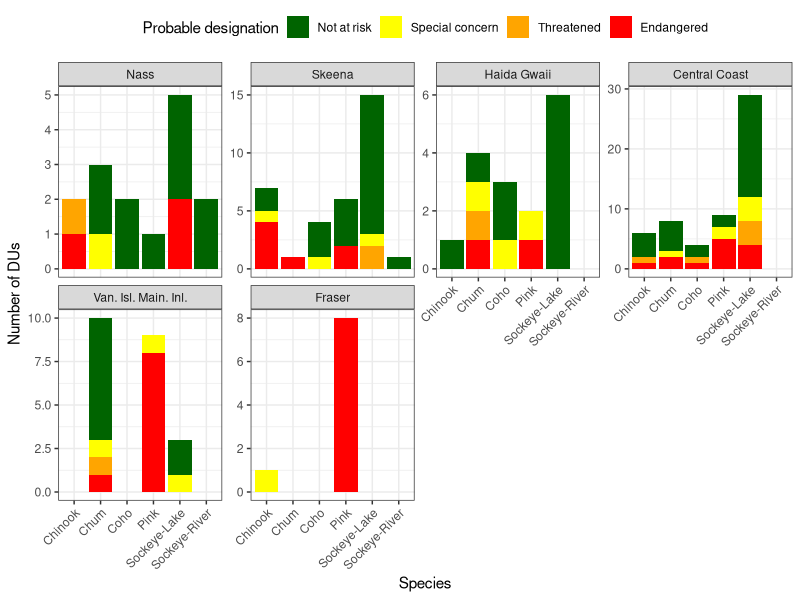

Reproduce this figure in R.
## ---- chunk 1
# libraries and global settings ----
library("tidyverse")
library(kableExtra)

knitr::opts_chunk$set(echo = FALSE, message=FALSE, cache=FALSE, include=TRUE)
knitr::opts_chunk$set(dpi=300)
options(scipen=1, digits=4)

# read in data ----
raw_sp_data <- read.csv("./data/CU_Spawner_Abund_20220802.csv", 
                        header=TRUE) %>%
  mutate(logSp=log(Spawner.Abundance))

cu_metadata <- read.csv("./data/CU_Metadata_20220802.csv",  
                        header=TRUE, na.strings=c("", "NA")) %>%
  filter(!is.na(gen_length)) %>%
  rename(CUID=cuid)

# join, dump pops with NA DUs ----
sp_data <- left_join(raw_sp_data, select(cu_metadata, CUID, du_number, gen_length, Sites, cu_enh_rank, COSEWIC_status, spp), 
                     by="CUID") %>%
  drop_na(du_number, Spawner.Abundance) %>%
  mutate(Species = spp) %>%
  group_by(du_number, Region, Year, gen_length, Sites, cu_enh_rank, COSEWIC_status, Species) %>%
  summarise(mat_ind = sum(Spawner.Abundance))%>%
  arrange(du_number, Year)

# filter to DUs with spawner estimates in at least 50% of last three generations (and 20% of all years) ----
last3_gens <- sp_data %>%
  group_by(du_number) %>%
  mutate(three_gens = gen_length*3) %>%
  filter(Year > (last(Year) - three_gens), Year <= last(Year))

deficient_recent_perc <- 0.5

deficient_recent <- last3_gens %>%
  group_by(du_number) %>%
  summarise(n = n(), #years with data  
            n_proper = mean(gen_length)*3) %>% # years for 3 gens of data if fully sampled
  mutate(perc_na = n/n_proper) %>%
  filter(perc_na < deficient_recent_perc) %>%
  pull(du_number)

last3_gens_filtered <- filter(last3_gens, !(du_number %in% deficient_recent))

deficient_historical_perc <- 0.2

deficient_historical <- sp_data %>%
  group_by(du_number) %>%
  summarise(n = n(),
            n_proper = last(Year) - first(Year) + 1) %>%
  mutate(perc_na = n/n_proper) %>%
  filter(perc_na < deficient_historical_perc) %>%
  pull(du_number)

sp_data_filtered <- filter(sp_data, !(du_number %in% deficient_historical))
## ---- chunk 2
# estimates rate of change using simple lm ----
summary_table <- NULL

for(i in unique(sp_data_filtered$du_number)){
  sub_raw <- filter(sp_data, du_number==i)
  sub_data <- filter(sp_data_filtered, du_number==i)
  sub_last3 <- filter(last3_gens_filtered, du_number==i)
  if(nrow(sub_data)==0){
    slope_all <- NA
  } else{
    if(nrow(sub_last3)==0){
      slope_recent <- NA
    } else{
      model_all <- lm(log(sub_data$mat_ind)~sub_data$Year)
      model_recent <- lm(log(sub_last3$mat_ind)~sub_last3$Year)
      per_change_all <- round(as.numeric((exp(model_all$coefficients[2]*(3*unique(sub_data$gen_length)))-1)*100))
      per_change_recent <- round(as.numeric((exp(model_recent$coefficients[2]*(3*unique(sub_data$gen_length)))-1)*100))
    }
  }
  recent_abundance <- last(sub_raw$mat_ind)
  last_year_monitored <- last(sub_raw$Year)
  
  output <- data.frame(du_number=i, region = unique(sub_raw$Region), per_change_recent, per_change_all, recent_abundance, last_year_monitored)
  
  summary_table <- bind_rows(output, summary_table)
}

# assess probable designation, rename a couple of regions ----
prob_desg <- summary_table %>%
  mutate(prob_designation_recent = case_when(
    per_change_recent  > -29 ~ "Not at risk",
    per_change_recent < -29 & per_change_recent > -49 ~ "Special concern",
    per_change_recent < -49 & per_change_recent > -69 ~ "Threatened",
    per_change_recent < -69 ~ "Endangered")) %>%
  mutate(prob_designation_all = case_when(
    per_change_all  > -29 ~ "Not at risk",
    per_change_all < -29 & per_change_all > -49 ~ "Special concern",
    per_change_all < -49 & per_change_all > -69 ~ "Threatened",
    per_change_all < -69 ~ "Endangered")) %>%
  mutate(region_full = case_when(
    region == "Yukon" ~ "Yukon",
    region == "Nass" ~ "Nass",
    region == "Skeena" ~ "Skeena",
    region == "HG" ~ "Haida Gwaii",
    region == "CC" ~ "Central Coast",
    region == "VIMI" ~ "Van. Isl. Main. Inl.",
    region == "Fraser" ~ "Fraser" ))

master_desg <- left_join(cu_metadata, select(prob_desg, region_full, du_number, per_change_recent, per_change_all, recent_abundance, last_year_monitored, prob_designation_recent,prob_designation_all), 
                     by="du_number") 

# wrangle assessed and un-assessed status'
master_desg$COSEWIC_status <- master_desg$COSEWIC_status %>%
  replace_na("Not assessed")
assessed <- master_desg %>%
  filter(COSEWIC_status != "Not assessed")

not_assessed <- master_desg %>%
  filter(COSEWIC_status == "Not assessed") 

not_assessed$prob_designation_recent <- not_assessed$prob_designation_recent %>%
  replace_na("Data defficient")

not_assessed$prob_designation_all <- not_assessed$prob_designation_all %>%
  replace_na("Data defficient")

designations <- rbind(assessed,not_assessed)%>%
  mutate(species = spp) %>%
  select(region_full, du_number,species, gen_length, COSEWIC_status,per_change_recent, per_change_all, recent_abundance, last_year_monitored, prob_designation_recent, prob_designation_all)%>%
  arrange(du_number)%>%
  distinct(du_number,.keep_all = TRUE)

unassessed <- designations %>%
  filter(COSEWIC_status == "Not assessed",
         prob_designation_recent != "Data defficient")

## ---- chunk 3
# summarize probable status by spp and region ----
count_bins <- unassessed%>%
  group_by(species, region_full)%>%
  summarize(du_count=n())

count_bins_status <- unassessed%>%
  group_by(species, region_full, prob_designation_recent)%>%
  summarize(du_count=n())

count_bins_status$prob_designation_recent <- factor(count_bins_status$prob_designation_recent, levels = rev(c("Endangered","Threatened", "Special concern", "Not at risk")))

count_bins_status$region_full <- factor(count_bins_status$region_full, levels = c("Yukon", "Nass","Skeena", "Haida Gwaii", "Central Coast", "Van. Isl. Main. Inl.", "Fraser"))

count_bins_status[37,4] <- 1 # hard code Fraser pinks which have 8 DUs but only one CU

# plot probable status by spp and region ----
ggplot(count_bins_status, aes(x = species, y = du_count)) + 
  geom_col(aes(fill=prob_designation_recent)) +
  facet_wrap(~region_full, scales="free_y", ncol=4) +
  scale_fill_manual(values = c("dark green", "yellow", "orange","red")) +
  xlab("Species") +
  ylab("Number of DUs") +
  labs(fill = "Probable designation") +
  theme_bw()+
  theme(axis.text.x = element_text(angle=45, hjust=1), legend.position = "top")
## ---- chunk 4
kable(designations,
      align = "crr") %>%
  kable_styling(bootstrap_options = c("striped", "hover"))
